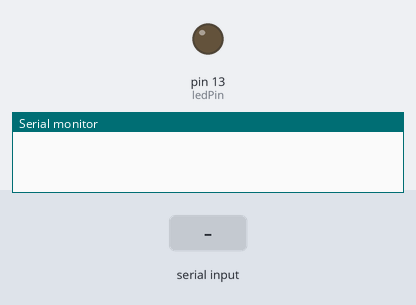
The sketch below on a simulated Arduino Uno, built with avr-gcc and run on an emulated ATmega328P. On the bench: output pins drawn as LEDs (lit = HIGH), the last lines printed to the serial monitor. The inputs (shaded band) are chosen by the test bench.

Above: at 1.2 s.
1.3 s: "1" received over Serial
At 2.3 s:
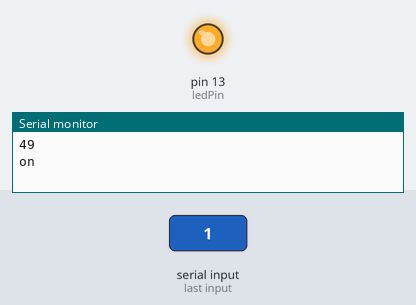
2.8 s: "0" received over Serial
At 3.4 s:
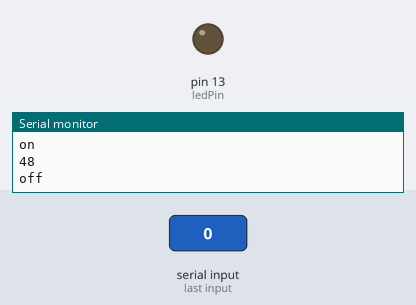
Timing chart, 0 to 5.8 s (numbered marks = the images above; inputs shaded):
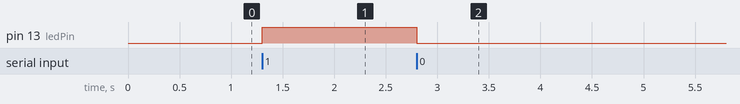

Measured:
- after the input at 1.3 s, pin 13 (ledPin): LOW → HIGH at once
- after the input at 2.8 s, pin 13 (ledPin): HIGH → LOW at once

The sketch:

LED.ino
```cpp
int ledPin = 13;
int input;

void setup(){
  Serial.begin(9600);
  pinMode(ledPin, OUTPUT);
}

void loop(){
  if (Serial.available() > 0) {
    input = Serial.read();
    Serial.println(input);
    if (input == '0') {
      Serial.println("off");
      digitalWrite(ledPin, LOW);
    } else if (input == '1') {
      Serial.println("on");
      digitalWrite(ledPin, HIGH);
    }
  }
}
```
